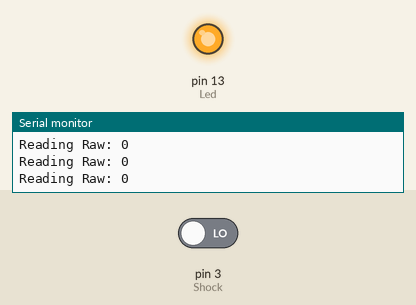
This sketch was run on a simulated Arduino Uno, built with avr-gcc and run on an emulated ATmega328P. On the bench: output pins drawn as LEDs (lit = HIGH), the last lines printed to the serial monitor. The test bench sets the inputs (shaded band); at power-on: pin 3 (Shock) LOW.

Above: at 3.8 s.
3.9 s: pin 3 (Shock) driven HIGH
At 5.0 s:
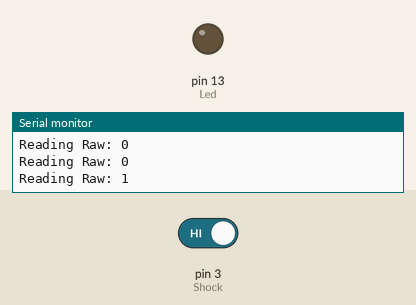
6.0 s: pin 3 (Shock) driven LOW
At 7.3 s:
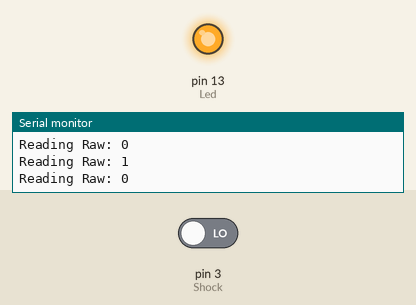
Timing chart, 0 to 9.0 s (numbered marks = the images above; inputs shaded):
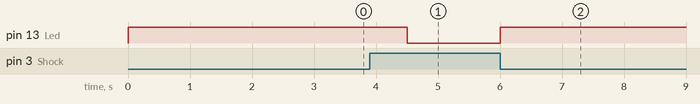

The sketch:

ky-031-shock-sensor.ino
```cpp
int Led=13;
int Shock=3;
int val;

void setup(){
  pinMode(Led,OUTPUT);
  pinMode(Shock,INPUT);
  Serial.begin(9600);
}

void loop(){
  val=digitalRead(Shock);
  if(val==HIGH){
    digitalWrite(Led,LOW);
    Serial.print("Reading Raw: ");
    Serial.println(val);
    delay(1500);
  } else {
    digitalWrite(Led,HIGH);
    Serial.print("Reading Raw: ");
    Serial.println(val);
    delay(1500);
  }
}
```

Measured:
- after the input at 3.9 s, pin 13 (Led): HIGH → LOW after 0.60 s
- after the input at 6.0 s, pin 13 (Led): LOW → HIGH at once
